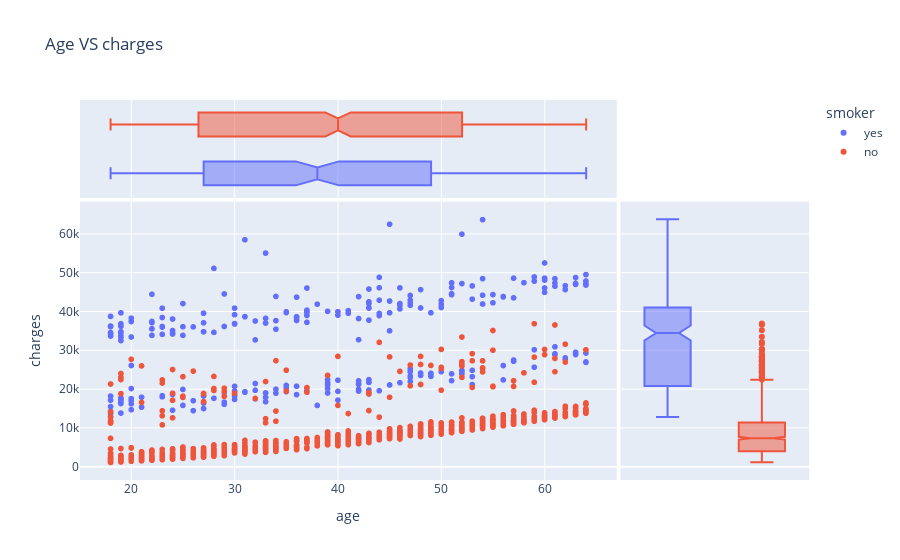

Write notebook code for a chart like this one.
### Markdown cell above
Having looked at individual columns, we can now visualize the relationship between "charges" (the value we wish to predict) and other columns.

### Age and Charges

Let's visualize the relationship between "age" and "charges" using a scatter plot. Each point in the scatter plot represents one customer. We'll also use values in the "smoker" column to color the points.

### Code cell
px.scatter(insurance_df,
           x ='age',
           marginal_x='box',
           marginal_y='box',
           y = 'charges',
           color='smoker',
           title = 'Age VS charges')

### Figure 1 — Plotly figure (JSON) as saved in the notebook; plotly's stock layout.template omitted (floating-point values rounded to 4 significant figures; data arrays with more than 128 entries replaced by an {"elided": "..."} marker saying what was removed)
{"data": [{"hovertemplate": "smoker=yes<br>age=%{x}<br>charges=%{y}<extra></extra>", "legendgroup": "yes", "marker": {"color": "#636efa", "symbol": "circle"}, "mode": "markers", "name": "yes", "showlegend": true, "type": "scattergl", "x": {"elided": "274 int values"}, "xaxis": "x", "y": {"elided": "274 float values"}, "yaxis": "y"}, {"alignmentgroup": "True", "hovertemplate": "smoker=yes<br>age=%{x}<extra></extra>", "legendgroup": "yes", "marker": {"color": "#636efa", "symbol": "circle"}, "name": "yes", "notched": true, "offsetgroup": "yes", "showlegend": false, "type": "box", "x": {"elided": "274 int values"}, "xaxis": "x3", "yaxis": "y3"}, {"alignmentgroup": "True", "hovertemplate": "smoker=yes<br>charges=%{y}<extra></extra>", "legendgroup": "yes", "marker": {"color": "#636efa", "symbol": "circle"}, "name": "yes", "notched": true, "offsetgroup": "yes", "showlegend": false, "type": "box", "xaxis": "x2", "y": {"elided": "274 float values"}, "yaxis": "y2"}, {"hovertemplate": "smoker=no<br>age=%{x}<br>charges=%{y}<extra></extra>", "legendgroup": "no", "marker": {"color": "#EF553B", "symbol": "circle"}, "mode": "markers", "name": "no", "showlegend": true, "type": "scattergl", "x": {"elided": "1064 int values"}, "xaxis": "x", "y": {"elided": "1064 float values"}, "yaxis": "y"}, {"alignmentgroup": "True", "hovertemplate": "smoker=no<br>age=%{x}<extra></extra>", "legendgroup": "no", "marker": {"color": "#EF553B", "symbol": "circle"}, "name": "no", "notched": true, "offsetgroup": "no", "showlegend": false, "type": "box", "x": {"elided": "1064 int values"}, "xaxis": "x3", "yaxis": "y3"}, {"alignmentgroup": "True", "hovertemplate": "smoker=no<br>charges=%{y}<extra></extra>", "legendgroup": "no", "marker": {"color": "#EF553B", "symbol": "circle"}, "name": "no", "notched": true, "offsetgroup": "no", "showlegend": false, "type": "box", "xaxis": "x2", "y": {"elided": "1064 float values"}, "yaxis": "y2"}], "layout": {"legend": {"title": {"text": "smoker"}, "tracegroupgap": 0}, "title": {"text": "Age VS charges"}, "xaxis": {"anchor": "y", "domain": [0, 0.7363], "title": {"text": "age"}}, "xaxis2": {"anchor": "y2", "domain": [0.7413, 1], "matches": "x2", "showgrid": false, "showline": false, "showticklabels": false, "ticks": ""}, "xaxis3": {"anchor": "y3", "domain": [0, 0.7363], "matches": "x", "showgrid": true, "showticklabels": false}, "xaxis4": {"anchor": "y4", "domain": [0.7413, 1], "matches": "x2", "showgrid": false, "showline": false, "showticklabels": false, "ticks": ""}, "yaxis": {"anchor": "x", "domain": [0, 0.7326], "title": {"text": "charges"}}, "yaxis2": {"anchor": "x2", "domain": [0, 0.7326], "matches": "y", "showgrid": true, "showticklabels": false}, "yaxis3": {"anchor": "x3", "domain": [0.7426, 1], "matches": "y3", "showgrid": false, "showline": false, "showticklabels": false, "ticks": ""}, "yaxis4": {"anchor": "x4", "domain": [0.7426, 1], "matches": "y3", "showgrid": true, "showline": false, "showticklabels": false, "ticks": ""}}}
